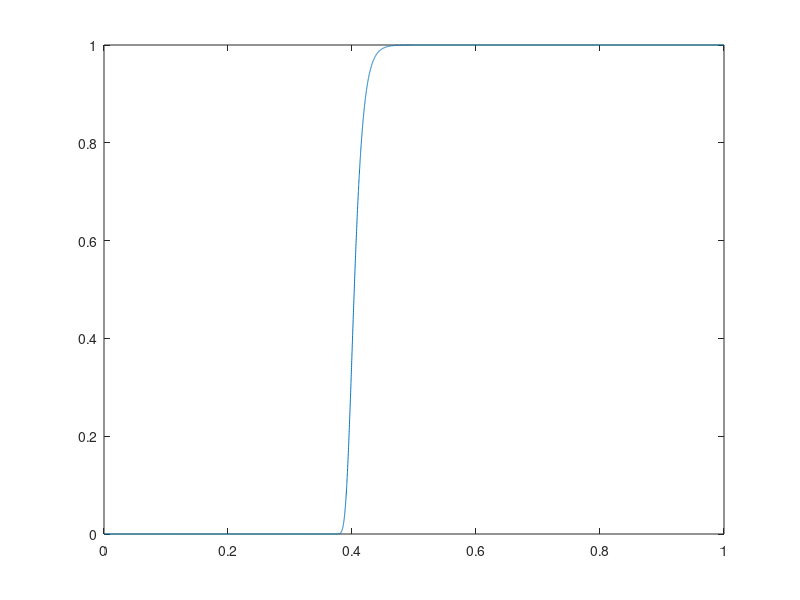

MATLAB code to generate this figure:
fs = 10e3;
dt = 1/fs;

T = 1;
t = [0:dt:T];
to = 0.4;

beta = 100;
nu = 0.01;

fun = 1./(1 + nu*exp(-beta*(t-to))).^(1/nu);
figure(1); clf;
plot(t, fun);

